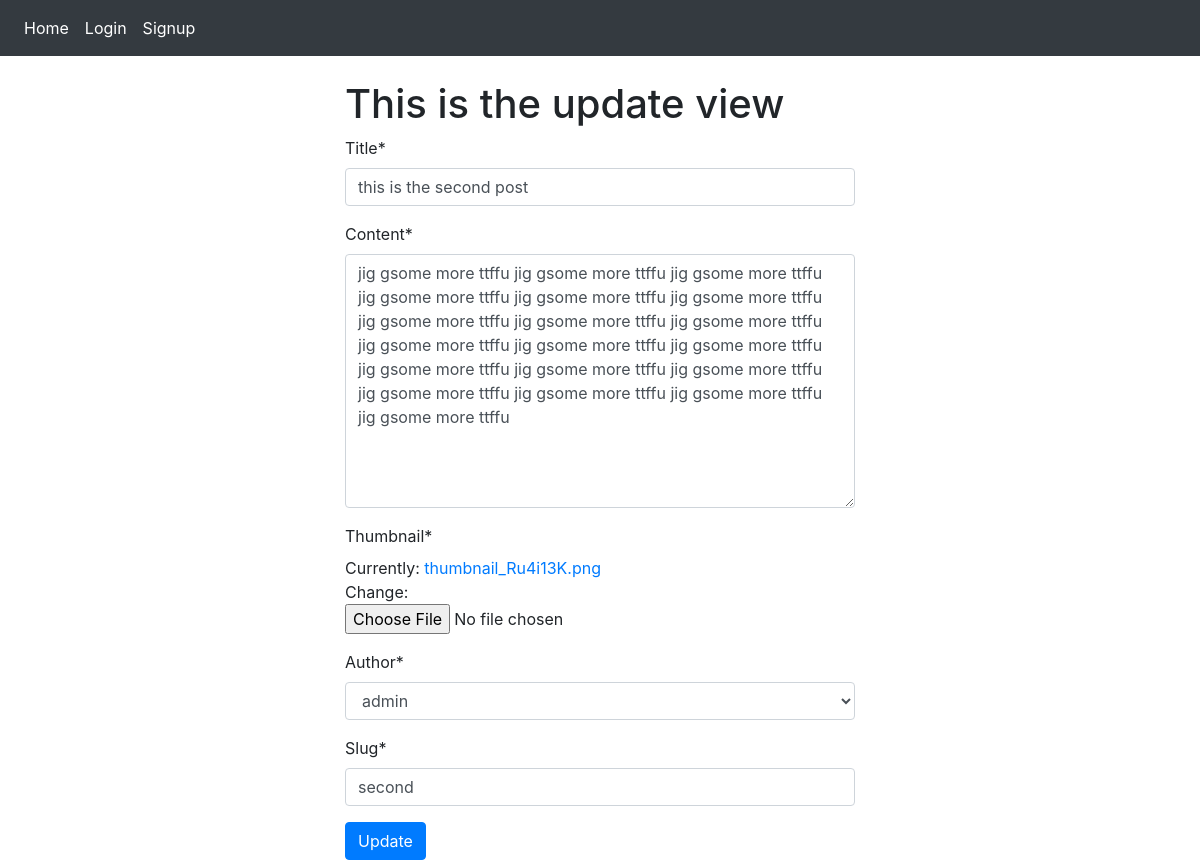
/second/update/, run on the app's committed database.
### posts/models.py (models this page shows, shortened)
class Post(models.Model):
    title = models.CharField(max_length=100)
    content = models.TextField()
    thumbnail = models.ImageField()
    publish_date = models.DateTimeField(auto_now_add=True)
    last_updated = models.DateTimeField(auto_now=True)
    author = models.ForeignKey(User, on_delete=models.CASCADE)
    slug = models.SlugField()

### posts/views.py (the view)
# urls.py: path('<slug>/update/', PostUpdateView.as_view(), name='update'),
class PostUpdateView(UpdateView):
    form_class = PostForm
    model = Post
    success_url = '/'
    def get_context_data(self, **kwargs):
        context = super().get_context_data(**kwargs)
        context.update({
            'view_type': 'update'
        })
        return context

### posts/forms.py
class PostForm(forms.ModelForm):
    class Meta:
        model = Post
        fields = ('__all__')

### posts/models.py (called while the page is built)
    def __str__(self):
        return self.username

### templates/posts/post_form.html (shortened to what this page needs)
{% extends "base.html" %}
{% load crispy_forms_tags %}
{% block content %}
<div class="container">
    <div class='col-md-6 offset-md-3'>
    <h1>This is the {{ view_type }} view</h1>
    <form method="POST" enctype='multipart/form-data'>
        {{ form|crispy }}
        <button class='btn btn-primary' type='submit'>{{ view_type|title }}</button>
    </form>
    </div>
</div>
{% endblock content %}

### data on the page
Post: title "this is the second post", content "jig gsome more ttffu jig gsome more ttffu jig gsome more ttffu jig gsome more ttffu jig gsome more ttffu jig gsome more ttffu jig gsome more ttffu jig gsome more ttffu jig gsome more ttffu jig gsome more ttffu jig gsome more ttffu jig gsome more ttffu jig gsome more ttffu jig gsome more ttffu jig gsome more ttffu jig gsome more ttffu jig gsome more ttffu jig gsome more ttffu jig gsome more ttffu", author "admin", slug "second"

### other printed values
{{ view_type }} "update"
{{ view_type|title }} "Update"
